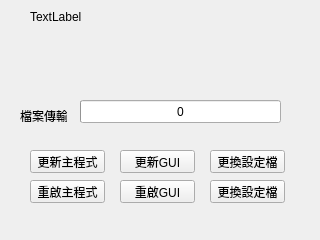
<?xml version="1.0" encoding="UTF-8"?>
<ui version="4.0">
 <class>frmSocketConnection</class>
 <widget class="QWidget" name="frmSocketConnection">
  <property name="geometry">
   <rect>
    <x>0</x>
    <y>0</y>
    <width>320</width>
    <height>240</height>
   </rect>
  </property>
  <property name="windowTitle">
   <string>BMS Daemon</string>
  </property>
  <widget class="QProgressBar" name="pbCurrentFile">
   <property name="geometry">
    <rect>
     <x>80</x>
     <y>100</y>
     <width>201</width>
     <height>23</height>
    </rect>
   </property>
   <property name="value">
    <number>0</number>
   </property>
   <property name="format">
    <string>%v</string>
   </property>
  </widget>
  <widget class="QPushButton" name="pushButton">
   <property name="geometry">
    <rect>
     <x>30</x>
     <y>150</y>
     <width>75</width>
     <height>23</height>
    </rect>
   </property>
   <property name="text">
    <string>更新主程式</string>
   </property>
  </widget>
  <widget class="QLabel" name="lbInfo">
   <property name="geometry">
    <rect>
     <x>30</x>
     <y>10</y>
     <width>261</width>
     <height>81</height>
    </rect>
   </property>
   <property name="text">
    <string>TextLabel</string>
   </property>
   <property name="alignment">
    <set>Qt::AlignLeading|Qt::AlignLeft|Qt::AlignTop</set>
   </property>
  </widget>
  <widget class="QLabel" name="label">
   <property name="geometry">
    <rect>
     <x>20</x>
     <y>110</y>
     <width>47</width>
     <height>12</height>
    </rect>
   </property>
   <property name="text">
    <string>檔案傳輸:</string>
   </property>
  </widget>
  <widget class="QPushButton" name="pushButton_2">
   <property name="geometry">
    <rect>
     <x>120</x>
     <y>150</y>
     <width>75</width>
     <height>23</height>
    </rect>
   </property>
   <property name="text">
    <string>更新GUI</string>
   </property>
  </widget>
  <widget class="QPushButton" name="pushButton_3">
   <property name="geometry">
    <rect>
     <x>210</x>
     <y>150</y>
     <width>75</width>
     <height>23</height>
    </rect>
   </property>
   <property name="text">
    <string>更換設定檔</string>
   </property>
  </widget>
  <widget class="QPushButton" name="pushButton_4">
   <property name="geometry">
    <rect>
     <x>210</x>
     <y>180</y>
     <width>75</width>
     <height>23</height>
    </rect>
   </property>
   <property name="text">
    <string>更換設定檔</string>
   </property>
  </widget>
  <widget class="QPushButton" name="pushButton_5">
   <property name="geometry">
    <rect>
     <x>30</x>
     <y>180</y>
     <width>75</width>
     <height>23</height>
    </rect>
   </property>
   <property name="text">
    <string>重啟主程式</string>
   </property>
  </widget>
  <widget class="QPushButton" name="pushButton_6">
   <property name="geometry">
    <rect>
     <x>120</x>
     <y>180</y>
     <width>75</width>
     <height>23</height>
    </rect>
   </property>
   <property name="text">
    <string>重啟GUI</string>
   </property>
  </widget>
 </widget>
 <resources/>
 <connections/>
</ui>
